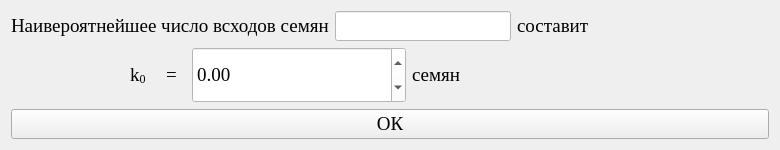
<?xml version="1.0" encoding="UTF-8"?>
<ui version="4.0">
 <class>Form</class>
 <widget class="QWidget" name="Form">
  <property name="geometry">
   <rect>
    <x>0</x>
    <y>0</y>
    <width>780</width>
    <height>150</height>
   </rect>
  </property>
  <property name="minimumSize">
   <size>
    <width>780</width>
    <height>150</height>
   </size>
  </property>
  <property name="maximumSize">
   <size>
    <width>780</width>
    <height>150</height>
   </size>
  </property>
  <property name="windowTitle">
   <string>Определение наивероятнейшего числа всходов некоторого сорта растений</string>
  </property>
  <property name="styleSheet">
   <string notr="true"/>
  </property>
  <layout class="QGridLayout" name="gridLayout_6">
   <item row="0" column="0">
    <layout class="QGridLayout" name="gridLayout_5" columnstretch="0,1">
     <item row="0" column="0">
      <layout class="QGridLayout" name="gridLayout_4">
       <item row="0" column="0">
        <layout class="QGridLayout" name="gridLayout" columnstretch="0,0,0">
         <item row="0" column="1">
          <widget class="QLineEdit" name="lineEdit">
           <property name="enabled">
            <bool>false</bool>
           </property>
           <property name="font">
            <font>
             <family>Times New Roman</family>
             <pointsize>14</pointsize>
            </font>
           </property>
           <property name="styleSheet">
            <string notr="true">color: black; background-color: white;</string>
           </property>
          </widget>
         </item>
         <item row="0" column="0">
          <widget class="QLabel" name="label">
           <property name="font">
            <font>
             <family>Times New Roman</family>
             <pointsize>14</pointsize>
            </font>
           </property>
           <property name="text">
            <string>Наивероятнейшее число всходов семян</string>
           </property>
          </widget>
         </item>
         <item row="0" column="2">
          <widget class="QLabel" name="label_5">
           <property name="font">
            <font>
             <family>Times New Roman</family>
             <pointsize>14</pointsize>
            </font>
           </property>
           <property name="text">
            <string>составит</string>
           </property>
          </widget>
         </item>
        </layout>
       </item>
       <item row="1" column="0">
        <layout class="QGridLayout" name="gridLayout_3" columnstretch="1,0,1">
         <item row="0" column="0">
          <widget class="QLabel" name="label_6">
           <property name="text">
            <string/>
           </property>
          </widget>
         </item>
         <item row="0" column="1">
          <layout class="QGridLayout" name="gridLayout_2">
           <item row="0" column="0">
            <widget class="QLabel" name="label_2">
             <property name="minimumSize">
              <size>
               <width>30</width>
               <height>0</height>
              </size>
             </property>
             <property name="maximumSize">
              <size>
               <width>30</width>
               <height>16777215</height>
              </size>
             </property>
             <property name="font">
              <font>
               <family>Times New Roman</family>
               <pointsize>14</pointsize>
              </font>
             </property>
             <property name="text">
              <string>&lt;html&gt;&lt;head/&gt;&lt;body&gt;&lt;p&gt;k&lt;span style=&quot; vertical-align:sub;&quot;&gt;0&lt;/span&gt;&lt;/p&gt;&lt;/body&gt;&lt;/html&gt;</string>
             </property>
            </widget>
           </item>
           <item row="0" column="1">
            <widget class="QLabel" name="label_3">
             <property name="minimumSize">
              <size>
               <width>20</width>
               <height>0</height>
              </size>
             </property>
             <property name="maximumSize">
              <size>
               <width>20</width>
               <height>16777215</height>
              </size>
             </property>
             <property name="font">
              <font>
               <family>Times New Roman</family>
               <pointsize>14</pointsize>
              </font>
             </property>
             <property name="text">
              <string>=</string>
             </property>
            </widget>
           </item>
           <item row="0" column="2">
            <widget class="QDoubleSpinBox" name="doubleSpinBox">
             <property name="enabled">
              <bool>false</bool>
             </property>
             <property name="minimumSize">
              <size>
               <width>214</width>
               <height>25</height>
              </size>
             </property>
             <property name="maximumSize">
              <size>
               <width>16777215</width>
               <height>220</height>
              </size>
             </property>
             <property name="font">
              <font>
               <family>Times New Roman</family>
               <pointsize>14</pointsize>
              </font>
             </property>
             <property name="styleSheet">
              <string notr="true">color: black; background-color: white;</string>
             </property>
             <property name="decimals">
              <number>2</number>
             </property>
             <property name="minimum">
              <double>-999999999.000000000000000</double>
             </property>
             <property name="maximum">
              <double>999999999.000000000000000</double>
             </property>
             <property name="singleStep">
              <double>0.010000000000000</double>
             </property>
             <property name="value">
              <double>0.000000000000000</double>
             </property>
            </widget>
           </item>
           <item row="0" column="3">
            <widget class="QLabel" name="label_4">
             <property name="minimumSize">
              <size>
               <width>60</width>
               <height>0</height>
              </size>
             </property>
             <property name="maximumSize">
              <size>
               <width>16777215</width>
               <height>16777215</height>
              </size>
             </property>
             <property name="font">
              <font>
               <family>Times New Roman</family>
               <pointsize>14</pointsize>
              </font>
             </property>
             <property name="text">
              <string>семян</string>
             </property>
            </widget>
           </item>
          </layout>
         </item>
         <item row="0" column="2">
          <widget class="QLabel" name="label_7">
           <property name="text">
            <string/>
           </property>
          </widget>
         </item>
        </layout>
       </item>
      </layout>
     </item>
     <item row="0" column="1">
      <widget class="QLabel" name="label_8">
       <property name="text">
        <string/>
       </property>
      </widget>
     </item>
    </layout>
   </item>
   <item row="1" column="0">
    <widget class="QPushButton" name="pushButton">
     <property name="font">
      <font>
       <family>Times New Roman</family>
       <pointsize>14</pointsize>
      </font>
     </property>
     <property name="styleSheet">
      <string notr="true"/>
     </property>
     <property name="text">
      <string>ОК</string>
     </property>
    </widget>
   </item>
  </layout>
 </widget>
 <resources/>
 <connections/>
</ui>
